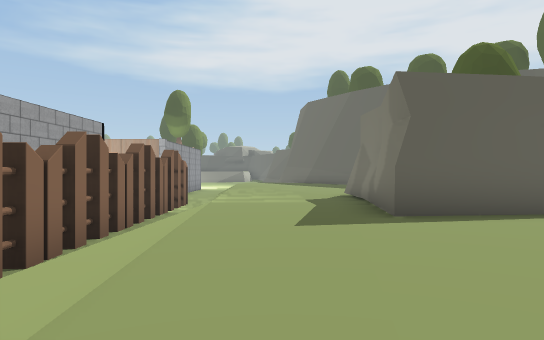
view 1 (above)

16 first-person views from a walk through a Unity game level. The camera is 1.2 m above the floor, looks level and sees 75° across. Doors are open. The floor is counted in squares, 2 m on a side. Each view is taken from the middle of a square. On the plan, view 1 faces up. The plan holds only what a view shows up to about 10 squares ahead; the rest is blank. The place goes on beyond the plan. The player character is not drawn.

view 2
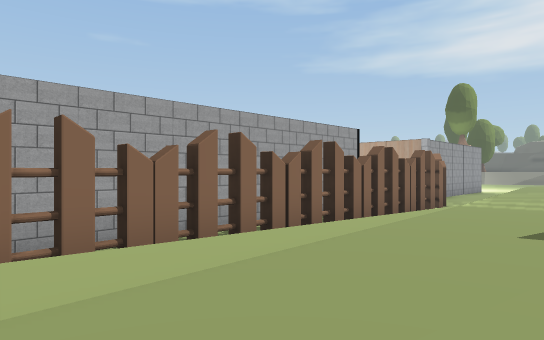

view 3
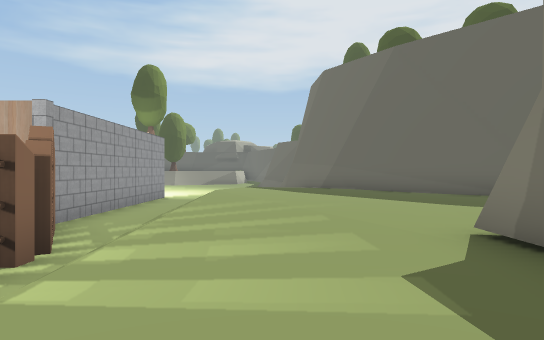

view 4
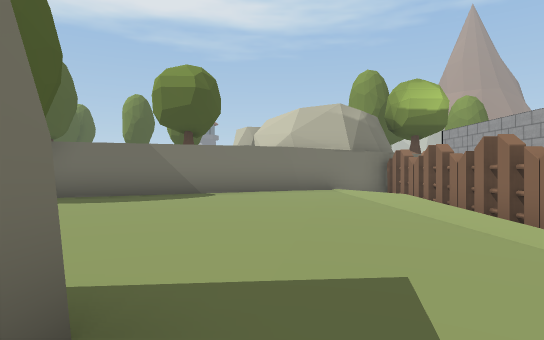

view 5
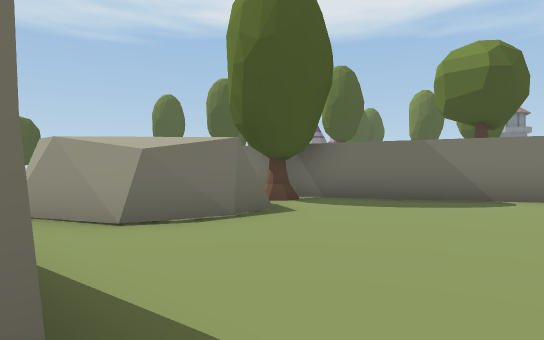

view 6
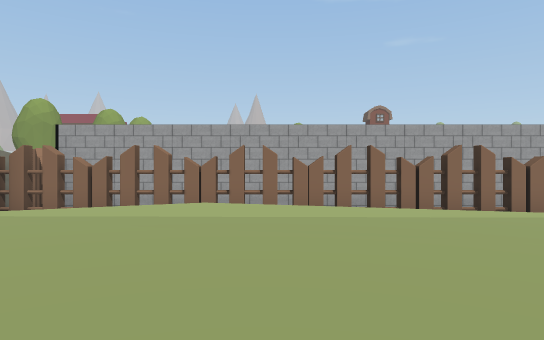

view 7
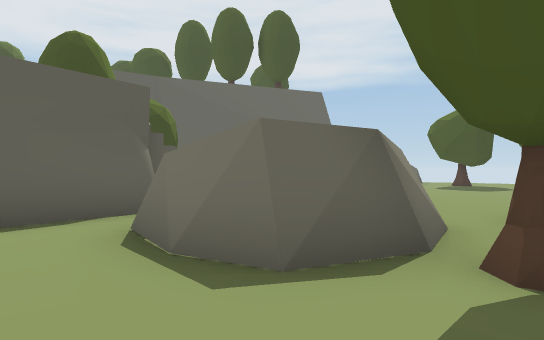

view 8
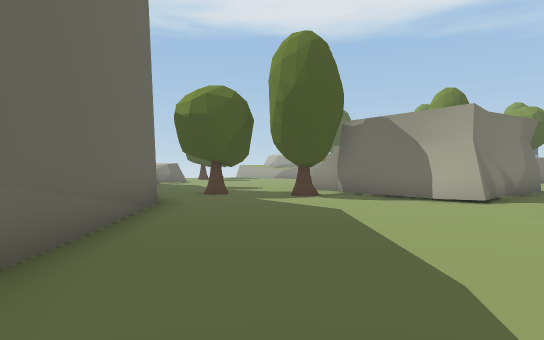

view 9
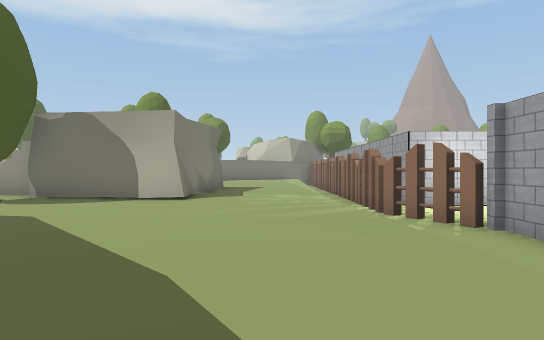

view 10
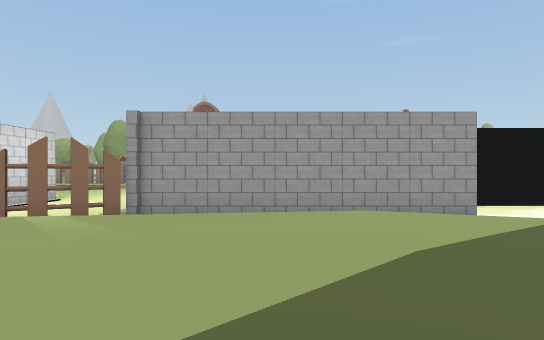

view 11
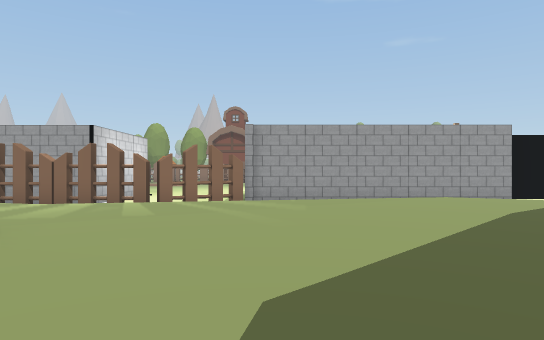

view 12
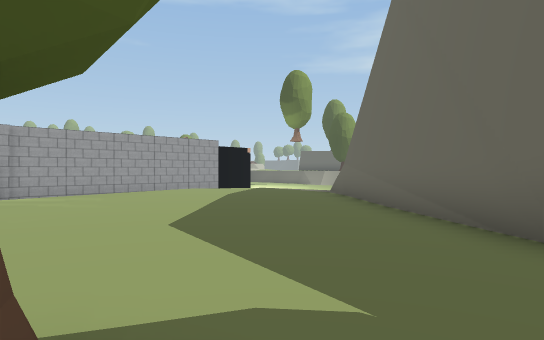

view 13
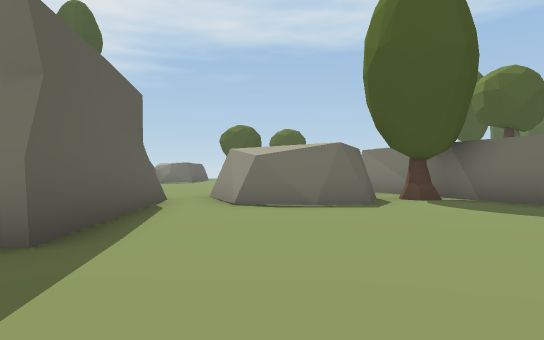

view 14
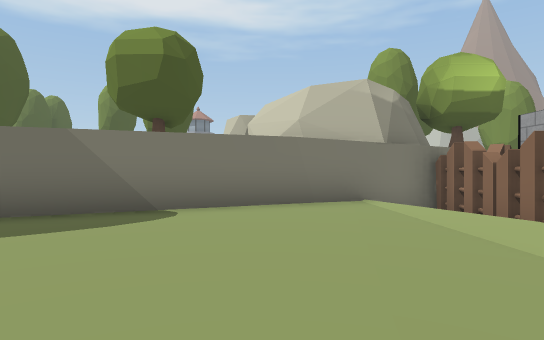

view 15
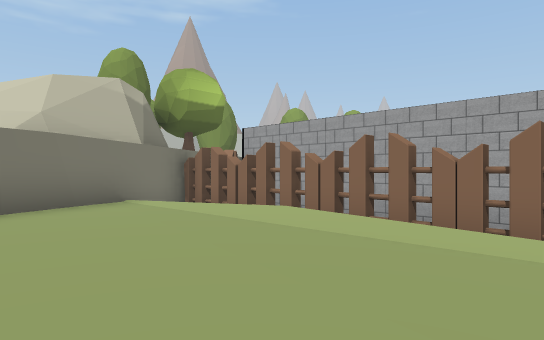

view 16
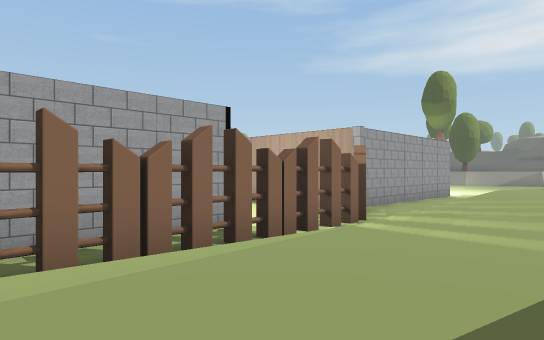

### Floor plan
Key: @ floor where view 1 was taken; # wall or solid block; . main floor; - floor 0.25 m lower than the main floor; _ floor 0.5 m lower than the main floor; < floor 0.75 m lower than the main floor; / step, stairs or slope; = window, fence, low wall or low ledge; v drop or lower ground; O other object.
Columns run from 6 left of view 1 to 7 right of it. Each row starts with its distance up from view 1.
 17   O  /../##
 16   O<</...-##
 15   #<<....--##
 14   #</....---##
 13   #</....-----
 12   #</....-----
 11  #O _...------
 10 <<<OO...----O-
  9 <<<_O---##v#.
  8 ###_O---v
  7   #_O--.v
  6   #_O--.v   #
  5   #_O-..#vv#..
  4   #OO/......OO
  3   #OO/.....OO
  2   #OO/.....OOO
  1   ##O/......O.
  0   #OO/@....OO#
 -1   ##O=....####
 -2   #OO=..###
 -3    OO####
 -4   OO##
 -5   #

Where each view was taken, in squares from view 1:
view 1: 0 up, 0 right, facing up
view 2: 0 up, 1 right, facing up-left
view 3: 6 up, 0 right, facing up
view 4: 6 up, 1 right, facing down
view 5: 5 up, 1 right, facing down-right
view 6: 1 up, 4 right, facing left
view 7: 0 up, 3 right, facing up-right
view 8: 17 up, 0 right, facing down-right
view 9: 17 up, 0 right, facing down
view 10: 14 up, 3 right, facing left
view 11: 12 up, 5 right, facing left
view 12: 10 up, 7 right, facing up-left
view 13: 3 up, 1 left, facing right
view 14: 3 up, 1 right, facing down
view 15: 3 up, 2 right, facing down-left
view 16: 4 up, 1 right, facing up-left
